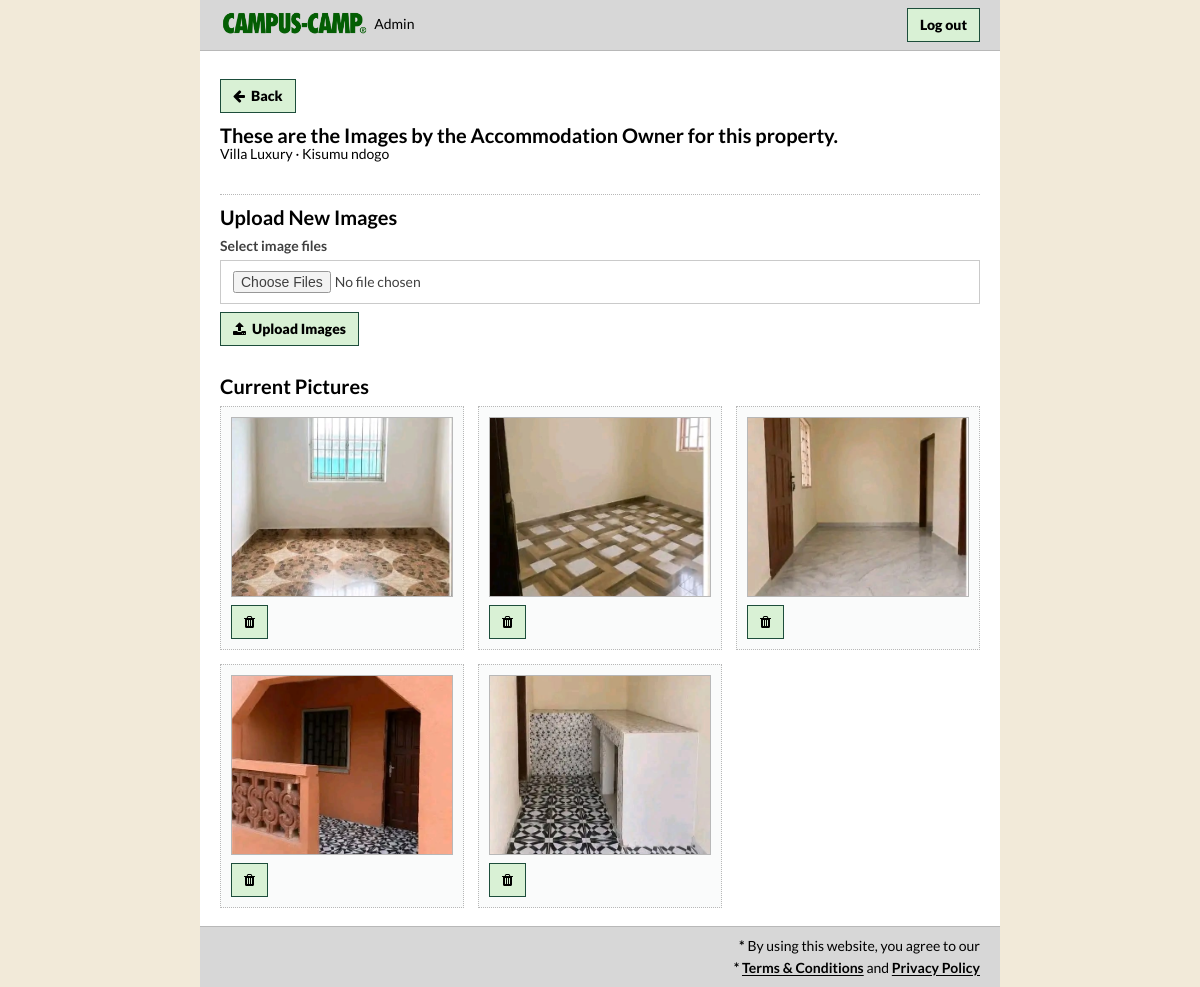
Screenshot of /admin/property_images.php?id=4 (signed in) with the database file from the repository.
### tables this page shows
CREATE TABLE `properties` (
  `id` int NOT NULL AUTO_INCREMENT,
  `landlord_id` int NOT NULL,
  `name` varchar(150) NOT NULL,
  `location` varchar(150) NOT NULL,
  `house_type` varchar(50) NOT NULL,
  `price` decimal(10,2) NOT NULL,
  `payment_period` enum('Monthly','Semester') NOT NULL DEFAULT 'Monthly',
  `deposit` decimal(10,2) DEFAULT NULL,
  `description` text,
  PRIMARY KEY (`id`),
  KEY `landlord_id` (`landlord_id`),
  CONSTRAINT `properties_ibfk_1` FOREIGN KEY (`landlord_id`) REFERENCES `landlords` (`id`) ON DELETE CASCADE ON UPDATE CASCADE
);

CREATE TABLE `property_images` (
  `id` int NOT NULL AUTO_INCREMENT,
  `property_id` int NOT NULL,
  `image_path` varchar(255) NOT NULL,
  `created_at` timestamp NULL DEFAULT CURRENT_TIMESTAMP,
  PRIMARY KEY (`id`),
  KEY `fk_property_images_property` (`property_id`),
  CONSTRAINT `fk_property_images_property` FOREIGN KEY (`property_id`) REFERENCES `properties` (`id`) ON DELETE CASCADE
);

### admin/property_images.php (the view, shortened to what this page needs)
<?php
require_once __DIR__ . "/../config/database.php";
$property_id = (int)($_GET["id"] ?? 0);
$stmt = $conn->prepare("
    SELECT
        id,
        name,
        location
    FROM properties
    WHERE id = ?
    LIMIT 1
");
$stmt->bind_param("i", $property_id);
$stmt->execute();
$result = $stmt->get_result();
$property = $result->fetch_assoc();
$stmt = $conn->prepare("
    SELECT
        id,
        image_path
    FROM property_images
    WHERE property_id = ?
    ORDER BY id ASC
");
$stmt->bind_param(
    "i",
    $property_id
);
$stmt->execute();
$result =
    $stmt->get_result();
$images = [];
while ($row = $result->fetch_assoc()) {
    $images[] = $row;
}
?>
<!DOCTYPE html>
<html lang="en">
<head>
    <link
        rel="stylesheet"
        href="../css/styles.css?v=<?= filemtime(__DIR__ . '/../css/styles.css') ?>"
    >
</head>
<body>
<header class="admin-header">
    <div class="container admin-header-inner">
        <strong>
            <img class="brand-image" src="../images/ofcampus-logo.png" alt="Campus-Camp®"><span class="admin-context">Admin</span>
        </strong>
        <div>
            <a href="logout.php">Log out</a>
        </div>
    </div>
</header>
<main class="admin-main">
    <div class="admin-content-actions">
        <div class="container">
            <a href="edit_property.php?id=<?= $property_id ?>" class="cancel-button" aria-label="Back to property" title="Back to property">
                <i class="fa fa-arrow-left" aria-hidden="true"></i>
                <span class="button-label">Back</span>
            </a>
        </div>
    </div>
    <div class="container">
        <div class="admin-page-title">
            <div>
                <h1>
                    These are the Images by the Accommodation Owner for this property.
                </h1>
                <p>
                    <?= htmlspecialchars(
                        $property["name"]
                    ) ?>
                    ·
                    <?= htmlspecialchars(
                        $property["location"]
                    ) ?>
                </p>
            </div>
        </div>
        <form
            method="POST"
            enctype="multipart/form-data"
            class="admin-form admin-image-form"
        >
            <div class="form-section form-section-divider">
                <h2>
                    Upload New Images
                </h2>
                <label for="images">
                    Select image files
                </label>
                <input
                    type="file"
                    id="images"
                    name="images[]"
                    accept="image/jpeg,image/png,image/webp"
                    multiple
                    class="admin-file-input"
                    required
                >
                <div class="form-actions">
                    <button
                        type="submit"
                        class="admin-button"
                        aria-label="Upload images"
                        title="Upload images"
                    >
                        <i class="fa fa-upload" aria-hidden="true"></i>
                        <span class="button-label">Upload Images</span>
                    </button>
                </div>
            </div>
        </form>
        <?php if (!empty($images)): ?>
            <div class="admin-gallery-block">
                <h2>
                    Current Pictures
                </h2>
                <div class="image-admin-grid">
                    <?php foreach ($images as $image): ?>
                        <div class="image-admin-item">
                            <img
                                src="../<?= htmlspecialchars(
                                    $image["image_path"]
                                ) ?>"
                                alt="Property picture"
                            >
                            <a
                                href="property_images.php?id=<?= $property_id ?>&delete=<?= (int)$image["id"] ?>"
                                data-confirm-message="This action cannot be undone. Delete this picture?"
                                class="delete-image-link"
                                aria-label="Delete image"
                                title="Delete image"
                            >
                                <i class="fa fa-trash" aria-hidden="true"></i>
                            </a>
                        </div>
                    <?php endforeach; ?>
                </div>
            </div>
        <?php endif; ?>
    </div>
</main>
<?php include __DIR__ . "/footer.php"; ?>
</body>
</html>

### admin/footer.php
<footer class="site-footer">
    <div class="container">
        <div class="site-footer-legal" aria-label="Legal notice">
            <span class="footer-legal-line"><span class="footer-asterisk">*</span> By using this website, you agree to our</span>
            <span class="footer-legal-line"><span class="footer-asterisk">*</span> <a href="../terms.php" class="footer-link">Terms &amp; Conditions</a> and <a href="../privacy.php" class="footer-link">Privacy Policy</a></span>
        </div>
    </div>
</footer>

### rows the page displays
properties: name "Villa Luxury", location "Kisumu ndogo"
property_images: image_path (picture)
property_images: image_path (picture)
property_images: image_path (picture)
property_images: image_path (picture)
property_images: image_path (picture)
